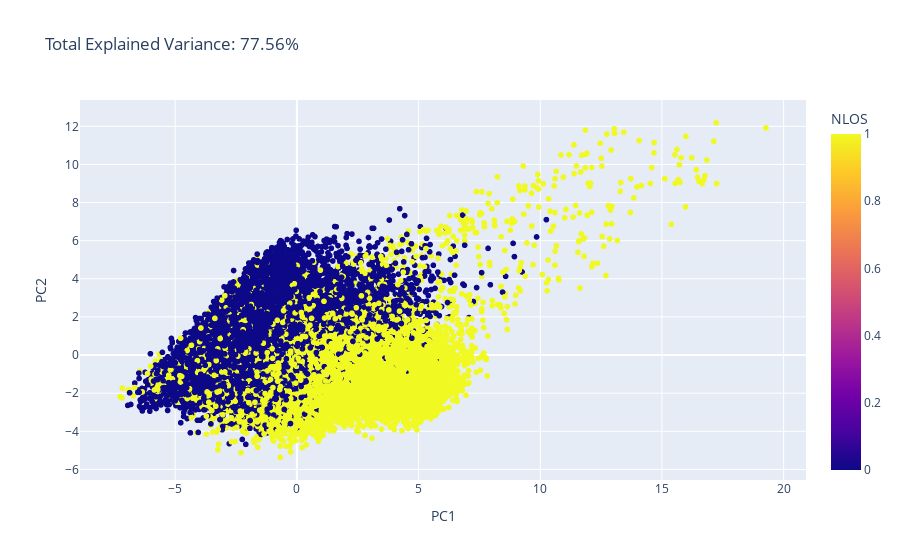

The cell this chart's notebook holds for it:
### Markdown cell above
# Total Explained Variance

### Code cell
import plotly.express as px

# Add the class variable back to the DataFrame for coloring 
pca_df['NLOS'] = df['NLOS'] 
 
# Calculate the total explained variance
total_var = explained_variance_ratio.sum() * 100

# Create a PCA plot using Plotly 
fig = px.scatter(pca_df, x='PC1', y='PC2', color='NLOS', title=f'Total Explained Variance: {total_var:.2f}%')

fig.show()

### Figure 1 — Plotly figure (JSON) as saved in the notebook; plotly's stock layout.template omitted (floating-point values rounded to 4 significant figures; data arrays with more than 128 entries replaced by an {"elided": "..."} marker saying what was removed)
{"data": [{"hovertemplate": "PC1=%{x}<br>PC2=%{y}<br>NLOS=%{marker.color}<extra></extra>", "legendgroup": "", "marker": {"color": {"elided": "37573 int values"}, "coloraxis": "coloraxis", "symbol": "circle"}, "mode": "markers", "name": "", "showlegend": false, "type": "scattergl", "x": {"elided": "37573 float values"}, "xaxis": "x", "y": {"elided": "37573 float values"}, "yaxis": "y"}], "layout": {"coloraxis": {"colorbar": {"title": {"text": "NLOS"}}, "colorscale": [[0, "#0d0887"], [0.1111, "#46039f"], [0.2222, "#7201a8"], [0.3333, "#9c179e"], [0.4444, "#bd3786"], [0.5556, "#d8576b"], [0.6667, "#ed7953"], [0.7778, "#fb9f3a"], [0.8889, "#fdca26"], [1, "#f0f921"]]}, "legend": {"tracegroupgap": 0}, "title": {"text": "Total Explained Variance: 77.56%"}, "xaxis": {"anchor": "y", "domain": [0, 1], "title": {"text": "PC1"}}, "yaxis": {"anchor": "x", "domain": [0, 1], "title": {"text": "PC2"}}}}
